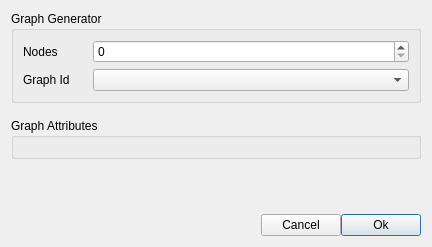
<?xml version="1.0" encoding="UTF-8"?>
<ui version="4.0">
 <class>GraphGenDlg</class>
 <widget class="QWidget" name="GraphGenDlg">
  <property name="geometry">
   <rect>
    <x>0</x>
    <y>0</y>
    <width>448</width>
    <height>245</height>
   </rect>
  </property>
  <property name="sizePolicy">
   <sizepolicy hsizetype="Maximum" vsizetype="Maximum">
    <horstretch>0</horstretch>
    <verstretch>0</verstretch>
   </sizepolicy>
  </property>
  <layout class="QVBoxLayout" name="verticalLayout">
   <property name="spacing">
    <number>15</number>
   </property>
   <property name="sizeConstraint">
    <enum>QLayout::SetFixedSize</enum>
   </property>
   <item>
    <widget class="QGroupBox" name="groupBox">
     <property name="sizePolicy">
      <sizepolicy hsizetype="MinimumExpanding" vsizetype="MinimumExpanding">
       <horstretch>0</horstretch>
       <verstretch>0</verstretch>
      </sizepolicy>
     </property>
     <property name="title">
      <string>Graph Generator</string>
     </property>
     <layout class="QFormLayout" name="formLayout_2">
      <item row="0" column="0">
       <widget class="QLabel" name="lNodes">
        <property name="sizePolicy">
         <sizepolicy hsizetype="Fixed" vsizetype="Preferred">
          <horstretch>0</horstretch>
          <verstretch>0</verstretch>
         </sizepolicy>
        </property>
        <property name="text">
         <string>Nodes        </string>
        </property>
       </widget>
      </item>
      <item row="0" column="1">
       <widget class="QSpinBox" name="numNodes">
        <property name="minimum">
         <number>0</number>
        </property>
        <property name="maximum">
         <number>100000000</number>
        </property>
       </widget>
      </item>
      <item row="1" column="1">
       <widget class="QComboBox" name="graphId"/>
      </item>
      <item row="1" column="0">
       <widget class="QLabel" name="lgraphId">
        <property name="sizePolicy">
         <sizepolicy hsizetype="Fixed" vsizetype="Preferred">
          <horstretch>0</horstretch>
          <verstretch>0</verstretch>
         </sizepolicy>
        </property>
        <property name="text">
         <string>Graph Id     </string>
        </property>
       </widget>
      </item>
     </layout>
    </widget>
   </item>
   <item>
    <widget class="QGroupBox" name="attrForm">
     <property name="title">
      <string>Graph Attributes</string>
     </property>
     <layout class="QFormLayout" name="ltattrForm"/>
    </widget>
   </item>
   <item>
    <spacer name="verticalSpacer">
     <property name="orientation">
      <enum>Qt::Vertical</enum>
     </property>
     <property name="sizeHint" stdset="0">
      <size>
       <width>20</width>
       <height>40</height>
      </size>
     </property>
    </spacer>
   </item>
   <item>
    <layout class="QHBoxLayout" name="horizontalLayout">
     <property name="spacing">
      <number>0</number>
     </property>
     <property name="sizeConstraint">
      <enum>QLayout::SetDefaultConstraint</enum>
     </property>
     <property name="topMargin">
      <number>0</number>
     </property>
     <item>
      <spacer name="horizontalSpacer_2">
       <property name="orientation">
        <enum>Qt::Horizontal</enum>
       </property>
       <property name="sizeType">
        <enum>QSizePolicy::Fixed</enum>
       </property>
       <property name="sizeHint" stdset="0">
        <size>
         <width>250</width>
         <height>20</height>
        </size>
       </property>
      </spacer>
     </item>
     <item>
      <widget class="QPushButton" name="cancel">
       <property name="text">
        <string>Cancel</string>
       </property>
      </widget>
     </item>
     <item>
      <widget class="QPushButton" name="ok">
       <property name="text">
        <string>Ok</string>
       </property>
       <property name="default">
        <bool>true</bool>
       </property>
      </widget>
     </item>
    </layout>
   </item>
  </layout>
 </widget>
 <resources/>
 <connections/>
</ui>
